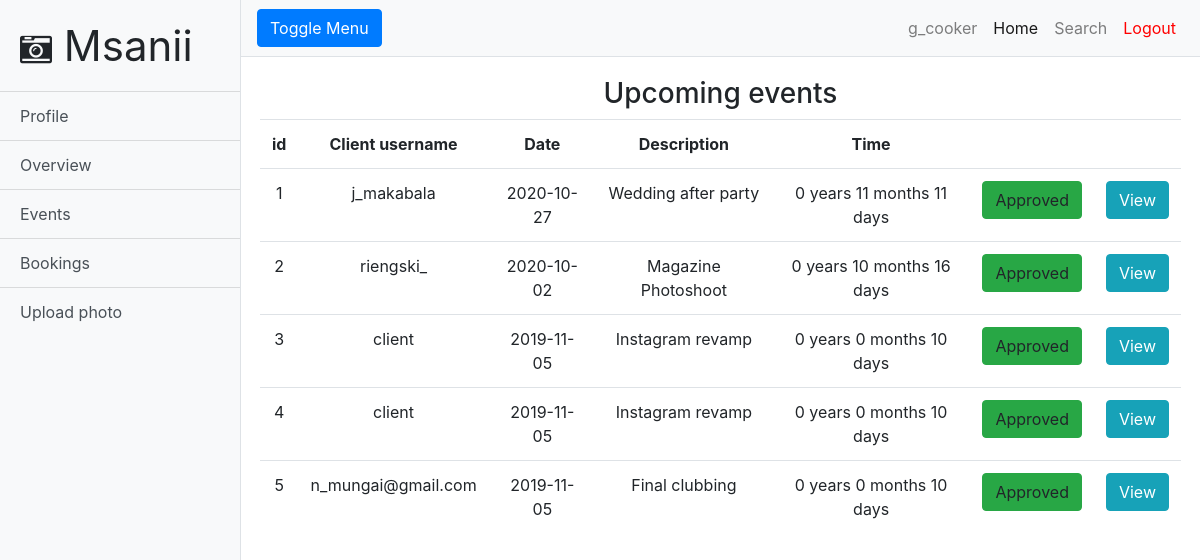
Page /events.php (signed in) on the committed database.
### tables this page shows
CREATE TABLE `bookings` (
  `booking_id` int(11) NOT NULL,
  `booking_date` date NOT NULL,
  `start_time` time NOT NULL,
  `end_time` time NOT NULL,
  `client_name` varchar(40) NOT NULL,
  `location_id` int(11) DEFAULT NULL,
  `photographer_id` int(11) DEFAULT NULL,
  `model_id` int(11) DEFAULT NULL,
  `description` text NOT NULL,
  `location_approve` text NOT NULL,
  `photographer_approve` text NOT NULL,
  `model_approve` text NOT NULL,
  `completed` text NOT NULL
);

### events.php (the view, shortened to what this page needs)
<!DOCTYPE html>
<html lang="en">
<head>
  <link href="vendor/bootstrap/css/bootstrap.min.css" rel="stylesheet">
  <link href="css/simple-sidebar.css" rel="stylesheet">
  <link rel="stylesheet" href="https://cdnjs.cloudflare.com/ajax/libs/font-awesome/4.7.0/css/font-awesome.min.css">
</head>
<body>
  <div class="d-flex" id="wrapper">
    <div class="bg-light border-right" id="sidebar-wrapper">
      <div class="sidebar-heading" style="font-size: 42px">
        <i class="fa fa-camera-retro" style="font-size: 32px"></i>&nbsp;Msanii
      </div>
      <div class="list-group list-group-flush">
        <a href="profile.php" class="list-group-item list-group-item-action bg-light">Profile</a>
        <a href="admin/dashboard.php" class="list-group-item list-group-item-action bg-light">Overview</a>
        <a href="events.php" class="list-group-item list-group-item-action bg-light">Events</a>
        <a href="booking.php" class="list-group-item list-group-item-action bg-light">Bookings</a>
        <a href="uploadPhoto.php" class="list-group-item list-group-item-action bg-light">Upload photo</a>
      </div>
    </div>
    <div id="page-content-wrapper">
      <nav class="navbar navbar-expand-lg navbar-light bg-light border-bottom">
        <button class="btn btn-primary" id="menu-toggle">Toggle Menu</button>
        <div class="collapse navbar-collapse" id="navbarSupportedContent">
            <ul class="navbar-nav ml-auto mt-2 mt-lg-0">
            <li class="nav-item">
              <a class="nav-link" href="profile.php"><?php echo $_SESSION["username"]; ?></a>
            </li>
            <li class="nav-item active">
              <a class="nav-link" href="profile.php">Home<span class="sr-only">(current)</span></a>
            </li>
            <li class="nav-item">
              <a class="nav-link" href="search.php">Search</a>
            </li>
            <li class="nav-item">
                <?php if (isset($_SESSION["username"])) {
                  echo "<a class=\"nav-link\" style=\"color: red;\" href=\"logout.php\">Logout</a>";
                }
                else{
                  echo "<a class=\"nav-link\" style=\"color: green;\" href=\"login.php\">Login</a>";
                } ?>
            </li>
          </ul>
        </div>
      </nav>
      <div class="container-fluid" style="text-align: center">
        <div class="row" style="margin-top: 20px">
          <div class="col-md-12">
            <h3>Upcoming events</h3>
            <?php
              require 'connect.php';
              $username = $_SESSION["username"];
              if (isset($_SESSION["userType"])) {
                $userType = $_SESSION["userType"];
              }
              else{
                $userType = "";
              }
              if ($userType == "photographers") {
                $sql = "SELECT photographer_id FROM photographers WHERE (username = '$username')";
                $result = $conn -> query($sql);
                if ($result -> num_rows > 0) {
                  while ($row = $result -> fetch_assoc()) {
                    $photographer_id = $row["photographer_id"];
                  }
                };
                $sql="SELECT booking_date, start_time, end_time, client_name, booking_id, photographer_approve, description FROM bookings WHERE photographer_id = '$photographer_id' AND photographer_approve='YES'";
                $result = $conn -> query($sql);
                if ($result -> num_rows > 0) {
                  echo "<table class=\"table\">";
                  echo "<tr>";
                  echo "<th>id</th>";
                  echo "<th>Client username</th>";
                  echo "<th>Date</th>";
                  echo "<th>Description</th>";
                  echo "<th>Time</th>";
                  echo "<th></th>";
                  echo "<th></th>";
                  echo "</tr>";
                  $counter = 1;
                  while ($row = $result -> fetch_assoc()) {
                    echo "<tr>";
                    echo "<td>".$counter."</td>";
                    echo "<td>".$row["client_name"]."</td>";
                    echo "<td>".$row["booking_date"]."</td>";
                    echo "<td>".$row["description"]."</td>";
                    $date1 = new DateTime($row["booking_date"]);
                    $date2 = new DateTime("now");
                    $interval = $date1->diff($date2);
                    if ($interval->d == '1' && $interval->y == '0' && $interval->m == '0') {
                      echo "<td>Tomorrow</td>";
                    }
                    elseif ($interval->d == '7' && $interval->y == '0' && $interval->m == '0') {
                      echo "<td class=\"text-danger\">Today</td>";
                    }
                    else{
                      echo "<td>".$interval->y." years ".$interval->m." months ".$interval->d." days</td>";
                    }
                    if ($row["photographer_approve"] == "") {
                      echo "<td><a class=\"btn btn-warning\">Pending</a></td>";
                      echo "<td>"."<a class=\"btn btn-info\" href=\"booking.php?id=".$row["booking_id"]."\">View</a>"."</td>";
                    }
                    elseif ($row["photographer_approve"] == "YES") {
                      echo "<td><a class=\"btn btn-success\">Approved</a></td>";
                      echo "<td>"."<a class=\"btn btn-info\" href=\"booking.php?approved=true&&id=".$row["booking_id"]."\">View</a>"."</td>";
                    }
                    elseif (($row["photographer_approve"] == "NO")) {
                      echo "<td><a class=\"btn btn-danger\">Disapproved</a></td>";
                      echo "<td>"."<a class=\"btn btn-info\" href=\"booking.php?disapproved=true&&id=".$row["booking_id"]."\">View</a>"."</td>";
                    }
                    echo "</tr>";
                    $counter++;
                  }
                  echo "</table>";
                }
                else{
                 echo "<h3 style=\"margin-top: 100px; color: grey;\">No booking requests so far.<h3>";
                }
              }
             ?>
          </div>
          </div>
      </div>
  </div>
</body>
</html>

### css/simple-sidebar.css (style rules this page uses)
body { overflow-x: hidden; }
#sidebar-wrapper { min-height: 100vh; margin-left: -15rem; -webkit-transition: margin .25s ease-out; -moz-transition: margin .25s ease-out; -o-transition: margin .25s ease-out; transition: margin .25s ease-out; }
#sidebar-wrapper .sidebar-heading { padding: 0.875rem 1.25rem; font-size: 1.2rem; }
#sidebar-wrapper .list-group { width: 15rem; }
#page-content-wrapper { min-width: 100vw; }
@media (min-width: 768px) { #sidebar-wrapper { margin-left: 0; } }
@media (min-width: 768px) { #page-content-wrapper { min-width: 0; width: 100%; } }

### events.php (style rules this page uses)
.row { display: flex; flex-wrap: wrap; padding: 0 4px; }

### rows in the picture
bookings: client_name "j_makabala", booking_date "2020-10-27", description "Wedding after party", booking_date "0", booking_date "11"
bookings: client_name "riengski_", booking_date "2020-10-02", description "Magazine Photoshoot", booking_date "0", booking_date "10", booking_date "16"
bookings: client_name "client", booking_date "2019-11-05", description "Instagram revamp", booking_date "0", booking_date "10"
bookings: client_name "client", booking_date "2019-11-05", description "Instagram revamp", booking_date "0", booking_date "10"
bookings: client_name "n_mungai@gmail.com", booking_date "2019-11-05", description "Final clubbing", booking_date "0", booking_date "10"

### other values in the picture
$_SESSION["username"] "g_cooker"
